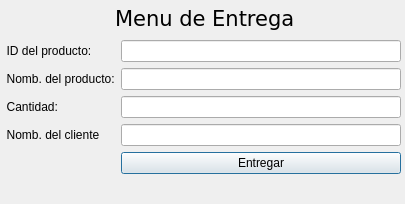
<?xml version="1.0" encoding="UTF-8"?>
<ui version="4.0">
 <class>Dialog</class>
 <widget class="QDialog" name="Dialog">
  <property name="geometry">
   <rect>
    <x>0</x>
    <y>0</y>
    <width>405</width>
    <height>204</height>
   </rect>
  </property>
  <property name="windowTitle">
   <string>Dialog</string>
  </property>
  <widget class="QWidget" name="formLayoutWidget">
   <property name="geometry">
    <rect>
     <x>0</x>
     <y>40</y>
     <width>401</width>
     <height>161</height>
    </rect>
   </property>
   <layout class="QFormLayout" name="formLayout">
    <property name="fieldGrowthPolicy">
     <enum>QFormLayout::AllNonFixedFieldsGrow</enum>
    </property>
    <item row="0" column="0">
     <widget class="QLabel" name="label">
      <property name="text">
       <string>  ID del producto:</string>
      </property>
     </widget>
    </item>
    <item row="0" column="1">
     <widget class="QLineEdit" name="le_id"/>
    </item>
    <item row="1" column="0">
     <widget class="QLabel" name="label_3">
      <property name="text">
       <string>  Nomb. del producto:</string>
      </property>
     </widget>
    </item>
    <item row="1" column="1">
     <widget class="QLineEdit" name="le_producto"/>
    </item>
    <item row="2" column="0">
     <widget class="QLabel" name="label_4">
      <property name="text">
       <string>  Cantidad:</string>
      </property>
     </widget>
    </item>
    <item row="2" column="1">
     <widget class="QLineEdit" name="le_cantidad"/>
    </item>
    <item row="3" column="1">
     <widget class="QLineEdit" name="le_nombre"/>
    </item>
    <item row="3" column="0">
     <widget class="QLabel" name="label_5">
      <property name="text">
       <string>  Nomb. del cliente</string>
      </property>
     </widget>
    </item>
    <item row="4" column="1">
     <widget class="QPushButton" name="btn_entrega">
      <property name="text">
       <string>Entregar</string>
      </property>
     </widget>
    </item>
   </layout>
  </widget>
  <widget class="QLabel" name="label_2">
   <property name="geometry">
    <rect>
     <x>115</x>
     <y>3</y>
     <width>191</width>
     <height>31</height>
    </rect>
   </property>
   <property name="font">
    <font>
     <family>Verdana</family>
     <pointsize>16</pointsize>
    </font>
   </property>
   <property name="text">
    <string>Menu de Entrega</string>
   </property>
  </widget>
 </widget>
 <resources/>
 <connections/>
</ui>
